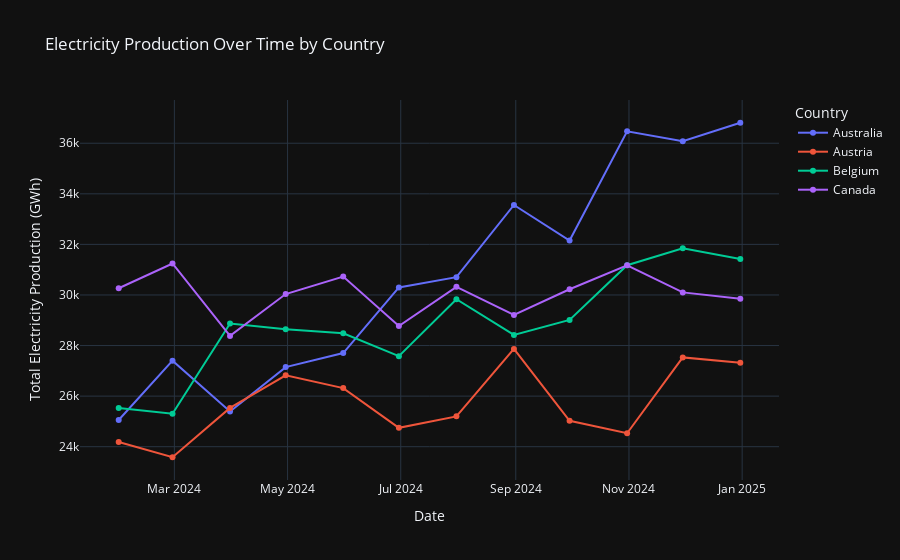

The notebook cell this image was saved under:
### Code cell
import plotly.express as px
import pandas as pd

df_interactive = df_all.copy()

df_interactive['Date'] = pd.to_datetime(df_interactive['Date'], errors='coerce')

fig = px.line(
    df_interactive,
    x='Date',
    y='Total_Electricity_Production_GWh',
    color='country',
    title='Electricity Production Over Time by Country',
    markers=True,
    template='plotly_dark'
)

fig.update_layout(
    xaxis_title='Date',
    yaxis_title='Total Electricity Production (GWh)',
    legend_title='Country',
    hovermode='x unified'
)

fig.show()

### Figure 1 — Plotly figure (JSON) as saved in the notebook; plotly's stock layout.template omitted (floating-point values rounded to 4 significant figures)
{"data": [{"hovertemplate": "country=Australia<br>Date=%{x}<br>Total_Electricity_Production_GWh=%{y}<extra></extra>", "legendgroup": "Australia", "line": {"color": "#636efa", "dash": "solid"}, "marker": {"symbol": "circle"}, "mode": "lines+markers", "name": "Australia", "orientation": "v", "showlegend": true, "type": "scatter", "x": ["2024-01-31T00:00:00.000000000", "2024-02-29T00:00:00.000000000", "2024-03-31T00:00:00.000000000", "2024-04-30T00:00:00.000000000", "2024-05-31T00:00:00.000000000", "2024-06-30T00:00:00.000000000", "2024-07-31T00:00:00.000000000", "2024-08-31T00:00:00.000000000", "2024-09-30T00:00:00.000000000", "2024-10-31T00:00:00.000000000", "2024-11-30T00:00:00.000000000", "2024-12-31T00:00:00.000000000"], "xaxis": "x", "y": [25060.0, 27400.0, 25400.0, 27150.0, 27700.0, 30300.0, 30700.0, 33560.0, 32150.0, 36470.0, 36080.0, 36810.0], "yaxis": "y"}, {"hovertemplate": "country=Austria<br>Date=%{x}<br>Total_Electricity_Production_GWh=%{y}<extra></extra>", "legendgroup": "Austria", "line": {"color": "#EF553B", "dash": "solid"}, "marker": {"symbol": "circle"}, "mode": "lines+markers", "name": "Austria", "orientation": "v", "showlegend": true, "type": "scatter", "x": ["2024-01-31T00:00:00.000000000", "2024-02-29T00:00:00.000000000", "2024-03-31T00:00:00.000000000", "2024-04-30T00:00:00.000000000", "2024-05-31T00:00:00.000000000", "2024-06-30T00:00:00.000000000", "2024-07-31T00:00:00.000000000", "2024-08-31T00:00:00.000000000", "2024-09-30T00:00:00.000000000", "2024-10-31T00:00:00.000000000", "2024-11-30T00:00:00.000000000", "2024-12-31T00:00:00.000000000"], "xaxis": "x", "y": [24180.0, 23580.0, 25530.0, 26820.0, 26320.0, 24750.0, 25200.0, 27870.0, 25030.0, 24530.0, 27530.0, 27320.0], "yaxis": "y"}, {"hovertemplate": "country=Belgium<br>Date=%{x}<br>Total_Electricity_Production_GWh=%{y}<extra></extra>", "legendgroup": "Belgium", "line": {"color": "#00cc96", "dash": "solid"}, "marker": {"symbol": "circle"}, "mode": "lines+markers", "name": "Belgium", "orientation": "v", "showlegend": true, "type": "scatter", "x": ["2024-01-31T00:00:00.000000000", "2024-02-29T00:00:00.000000000", "2024-03-31T00:00:00.000000000", "2024-04-30T00:00:00.000000000", "2024-05-31T00:00:00.000000000", "2024-06-30T00:00:00.000000000", "2024-07-31T00:00:00.000000000", "2024-08-31T00:00:00.000000000", "2024-09-30T00:00:00.000000000", "2024-10-31T00:00:00.000000000", "2024-11-30T00:00:00.000000000", "2024-12-31T00:00:00.000000000"], "xaxis": "x", "y": [25530.0, 25300.0, 28870.0, 28640.0, 28490.0, 27580.0, 29830.0, 28420.0, 29010.0, 31180.0, 31850.0, 31420.0], "yaxis": "y"}, {"hovertemplate": "country=Canada<br>Date=%{x}<br>Total_Electricity_Production_GWh=%{y}<extra></extra>", "legendgroup": "Canada", "line": {"color": "#ab63fa", "dash": "solid"}, "marker": {"symbol": "circle"}, "mode": "lines+markers", "name": "Canada", "orientation": "v", "showlegend": true, "type": "scatter", "x": ["2024-01-31T00:00:00.000000000", "2024-02-29T00:00:00.000000000", "2024-03-31T00:00:00.000000000", "2024-04-30T00:00:00.000000000", "2024-05-31T00:00:00.000000000", "2024-06-30T00:00:00.000000000", "2024-07-31T00:00:00.000000000", "2024-08-31T00:00:00.000000000", "2024-09-30T00:00:00.000000000", "2024-10-31T00:00:00.000000000", "2024-11-30T00:00:00.000000000", "2024-12-31T00:00:00.000000000"], "xaxis": "x", "y": [30270.0, 31240.0, 28380.0, 30040.0, 30730.0, 28770.0, 30320.0, 29210.0, 30230.0, 31170.0, 30100.0, 29850.0], "yaxis": "y"}], "layout": {"hovermode": "x unified", "legend": {"title": {"text": "Country"}, "tracegroupgap": 0}, "title": {"text": "Electricity Production Over Time by Country"}, "xaxis": {"anchor": "y", "domain": [0, 1], "title": {"text": "Date"}}, "yaxis": {"anchor": "x", "domain": [0, 1], "title": {"text": "Total Electricity Production (GWh)"}}}}
